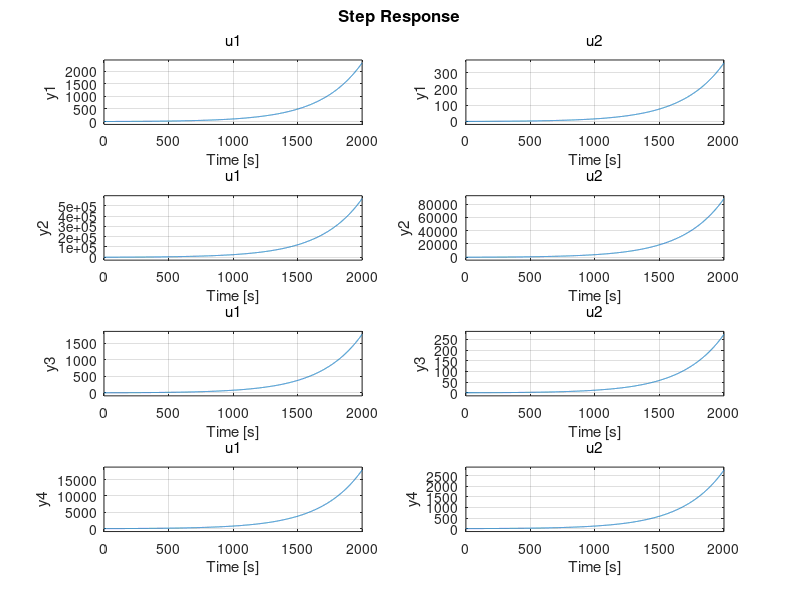

Reproduce this figure in MATLAB.
%Asymmetric equations of Motion in State Space System

% Parameters

mu_b = 100;
C_L = 1;
b = 15.911;
V = 100;
S = 30;


Cy_bt_dot = 0;
Cy_bt = -0.7500;
Cy_p = -0.0304;
Cy_r = +0.8495;
Cy_da = -0.0400;
Cy_dr = +0.2300;

K_x = sqrt(0.019);
K_xz = 0.002;
K_z = sqrt(0.042);


Cn_bt_dot = 0;
Cn_bt = +0.1348;
Cn_p = -0.0602;
Cn_r = -0.2061;
Cn_da = -0.0120;
Cn_dr = -0.0939;

Cl_bt = -0.10260;
Cl_p = -0.71085;
Cl_r = +0.23760;
Cl_da = -0.23088;
Cl_dr = +0.03440;


% Rewritten form 
% C1*x_dot + C2*x + C3*u = 0

C_1 = [2*(Cy_bt_dot - 2*mu_b),0,0,0; 0,-1,0,0; 0,0,(-4*mu_b*(K_x^2)*(b/V)),(4*mu_b*K_xz*(b/V));
    2*Cn_bt_dot,0,(4*mu_b*K_xz*(b/V)),(-4*mu_b*(K_z^2)*(b/V))];

C_2 = [(Cy_bt*(2*V/b)),(C_L*(2*V/b)),Cy_p,((Cy_r - (4*mu_b))); 0,0,1,0; Cl_bt*(2*V/b),0,Cl_p,Cl_r;
    (Cn_bt*(2*V/b)),0,Cn_p,Cn_r];

C_3 = [-Cy_da*(2*V/b), -Cy_dr*(2*V/b); 0,0 ; -Cl_da*(2*V/b), -Cl_dr*(2*V/b) ; -Cn_da*(2*V/b), -Cn_dr*(2*V/b)];


% State Space System

% y = x (chosen output vector is same as state vector)
% Aa = -(C1^-1)*C2
% Ba = - (C1^-1)*C3
% Ca = Identity(4)
% Da = null vector

Aa = -inv(C_1)*C_2;
Ba = -inv(C_1)*C_3;
Ca = eye(4);
Da = 0;

sys_a = ss(Aa,Ba,Ca,Da);
step(sys_a);

